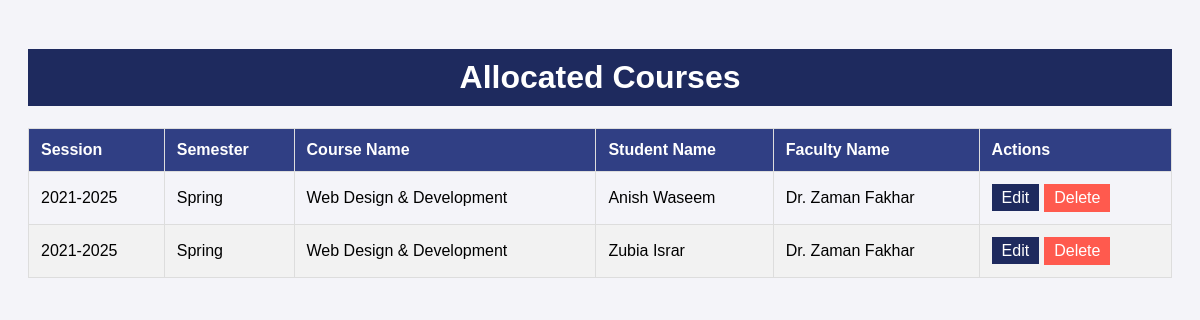
Screenshot of /view_allocated_courses.php with the database file from the repository.
### tables this page shows
CREATE TABLE `allocated_courses` (
  `id` int(11) NOT NULL,
  `session` varchar(255) NOT NULL,
  `course_id` int(255) NOT NULL,
  `student_id` varchar(255) NOT NULL,
  `faculty_id` int(11) NOT NULL,
  `semester` varchar(255) NOT NULL
);

CREATE TABLE `courses` (
  `id` int(11) NOT NULL,
  `course_name` varchar(255) NOT NULL,
  `course_code` varchar(255) NOT NULL,
  `pre_requisite` varchar(255) NOT NULL,
  `credits` varchar(255) NOT NULL
);

CREATE TABLE `students` (
  `id` int(11) NOT NULL,
  `name` varchar(255) NOT NULL,
  `email` varchar(255) NOT NULL,
  `phone` varchar(255) NOT NULL,
  `password` varchar(255) NOT NULL,
  `session` varchar(255) NOT NULL,
  `gender` varchar(255) NOT NULL,
  `address` varchar(255) NOT NULL,
  `program` varchar(255) NOT NULL,
  `registration_number` varchar(255) NOT NULL
);

CREATE TABLE `faculty` (
  `id` int(11) NOT NULL,
  `name` varchar(255) NOT NULL,
  `email` varchar(255) NOT NULL,
  `designation` varchar(255) NOT NULL,
  `password` varchar(255) NOT NULL,
  `department` varchar(255) NOT NULL,
  `address` varchar(255) NOT NULL,
  `gender` varchar(255) NOT NULL,
  `qualification` varchar(255) NOT NULL,
  `phone` varchar(255) NOT NULL
);

### view_allocated_courses.php (the view, shortened to what this page needs)
<?php
$servername = "localhost";
$username = "root";
$password = "";
$dbname = "universitysystem";
$conn = mysqli_connect($servername, $username, $password, $dbname);
$edit_data = null;
$query = "
    SELECT
        ca.id,
        ca.session,
        ca.semester,
        c.id AS course_id,
        c.course_name,
        s.id AS student_id,
        s.name AS student_name,
        f.id AS faculty_id,
        f.name AS faculty_name
    FROM
        allocated_courses ca
    JOIN
        courses c ON ca.course_id = c.id
    JOIN
        students s ON ca.student_id = s.id
    JOIN
        faculty f ON ca.faculty_id = f.id
    ORDER BY
        ca.session, ca.semester, c.course_name, s.name
";
$result = mysqli_query($conn, $query);
?>
<!DOCTYPE html>
<html lang="en">
<head>
</head>
<body>
<h1>Allocated Courses</h1>
<form method="POST">
    <table>
        <thead>
            <tr>
                <th>Session</th>
                <th>Semester</th>
                <th>Course Name</th>
                <th>Student Name</th>
                <th>Faculty Name</th>
                <th>Actions</th>
            </tr>
        </thead>
        <tbody>
            <?php
            if (mysqli_num_rows($result) > 0) {
                while ($row = mysqli_fetch_assoc($result)) {
                    echo "<tr>";
                    echo "<td>";
                    if (isset($edit_data) && $edit_data['id'] == $row['id']) {
                        echo "<input type='text' name='session' value='" . $edit_data['session'] . "' required>";
                    } else {
                        echo $row['session'];
                    }
                    echo "</td>";
                    echo "<td>";
                    if (isset($edit_data) && $edit_data['id'] == $row['id']) {
                        echo "<input type='text' name='semester' value='" . $edit_data['semester'] . "' required>";
                    } else {
                        echo $row['semester'];
                    }
                    echo "</td>";
                    echo "<td>";
                    if (isset($edit_data) && $edit_data['id'] == $row['id']) {
                        echo "<select name='course_id'>";
                        $courses_query = "SELECT * FROM courses";
                        $courses_result = mysqli_query($conn, $courses_query);
                        while ($course = mysqli_fetch_assoc($courses_result)) {
                            $selected = ($course['id'] == $row['course_id']) ? "selected" : "";
                            echo "<option value='" . $course['id'] . "' $selected>" . $course['course_name'] . "</option>";
                        }
                        echo "</select>";
                    } else {
                        echo $row['course_name'];
                    }
                    echo "</td>";
                    echo "<td>";
                    if (isset($edit_data) && $edit_data['id'] == $row['id']) {
                        echo "<select name='student_id'>";
                        $students_query = "SELECT * FROM students";
                        $students_result = mysqli_query($conn, $students_query);
                        while ($student = mysqli_fetch_assoc($students_result)) {
                            $selected = ($student['id'] == $row['student_id']) ? "selected" : "";
                            echo "<option value='" . $student['id'] . "' $selected>" . $student['name'] . "</option>";
                        }
                        echo "</select>";
                    } else {
                        echo $row['student_name'];
                    }
                    echo "</td>";
                    echo "<td>";
                    if (isset($edit_data) && $edit_data['id'] == $row['id']) {
                        echo "<select name='faculty_id'>";
                        $faculty_query = "SELECT * FROM faculty";
                        $faculty_result = mysqli_query($conn, $faculty_query);
                        while ($faculty = mysqli_fetch_assoc($faculty_result)) {
                            $selected = ($faculty['id'] == $row['faculty_id']) ? "selected" : "";
                            echo "<option value='" . $faculty['id'] . "' $selected>" . $faculty['name'] . "</option>";
                        }
                        echo "</select>";
                    } else {
                        echo $row['faculty_name'];
                    }
                    echo "</td>";
                    echo "<td>";
                    if (isset($edit_data) && $edit_data['id'] == $row['id']) {
                        echo "<input type='hidden' name='id' value='" . $row['id'] . "'>";
                        echo "<input type='submit' name='update' value='Update' class='button'>";
                    } else {
                        echo "<form method='POST' action='view_allocated_courses.php' style='display:inline;'>";
                        echo "<a href='view_allocated_courses.php?edit_id=" . $row['id'] . "' class='button'>Edit</a>";
                        echo "<input type='submit' name='delete' value='Delete' class='button dlt' onclick='return confirm(\"Are you sure you want to delete this record?\");'>";
                        echo "</form>";
                    }
                    echo "</td>";
                    echo "</tr>";
                }
            } else {
                echo "<tr><td colspan='6'>No data available</td></tr>";
            }
            ?>
        </tbody>
    </table>
</form>
</body>
</html>

### view_allocated_courses.php (style rules this page uses)
body { font-family: Arial, sans-serif; background-color: #f4f4f9; padding: 20px; }
h1 { text-align: center; color: white; background: #1E2A5E; padding: 10px 0; }
table { width: 100%; border-collapse: collapse; margin: 20px 0; }
th, td { padding: 12px; border: 1px solid #ddd; text-align: left; }
th { background-color: #303f84; color: white; }
tr:nth-child(even) { background-color: #f2f2f2; }
.button { background-color: #1E2A5E; color: white; border: none; padding: 5px 10px; cursor: pointer; }
.button.dlt { background-color: #ff5a4e; font-size: 16px; }
a { text-decoration: none; margin-right: 5px; }

### rows the page displays
allocated_courses: session "2021-2025", semester "Spring", course.course_name "Web Design & Development", student.name "Anish Waseem", faculty.name "Dr. Zaman Fakhar"
allocated_courses: session "2021-2025", semester "Spring", course.course_name "Web Design & Development", student.name "Zubia Israr", faculty.name "Dr. Zaman Fakhar"
